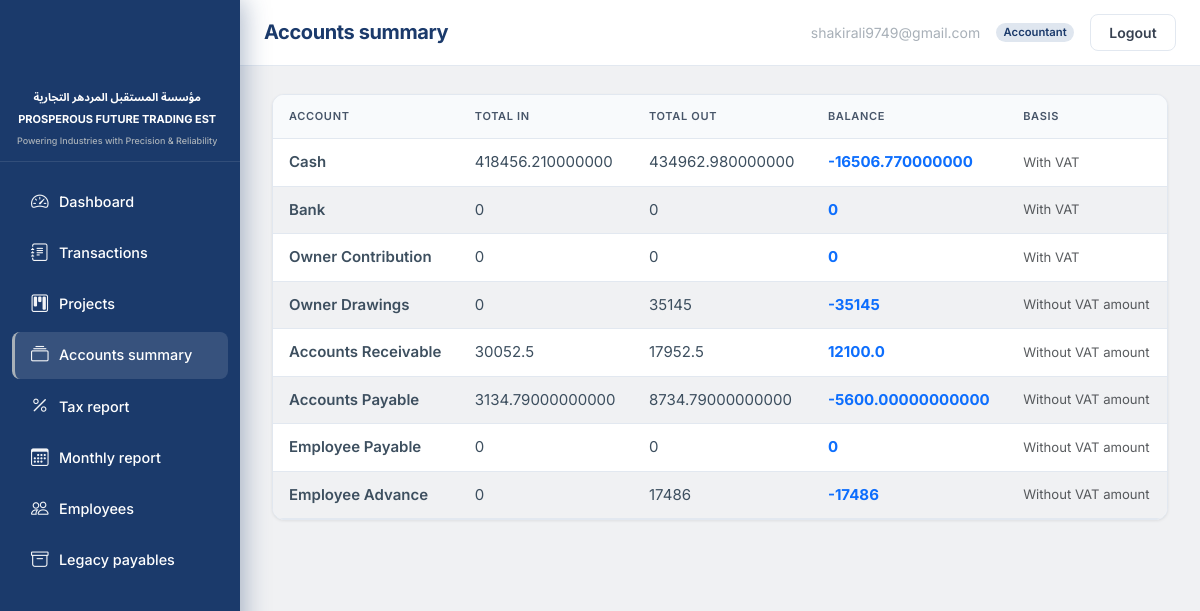
The app's page /reports/accounts-summary/ (signed in) with its own data.
### accounts/models.py (models this page shows, shortened)
class User(AbstractBaseUser, PermissionsMixin):
    email = models.EmailField(unique=True)
    full_name = models.CharField(max_length=255, blank=True)
    role = models.CharField(max_length=20, choices=Role.choices, default=Role.VIEWER)
    is_staff = models.BooleanField(default=False)
    is_active = models.BooleanField(default=True)
    date_joined = models.DateTimeField(default=timezone.now)
    objects = UserManager()
    USERNAME_FIELD = "email"
    REQUIRED_FIELDS = []
    class Meta:
        ordering = ["email"]

### transactions/models.py (models this page shows, shortened)
class Transaction(models.Model):
    reference_number = models.CharField(
        max_length=64,
        unique=True,
        db_index=True,
        verbose_name="Reference #",
    )
    date = models.DateField(db_index=True)
    description = models.CharField(max_length=500, blank=True)
    flow_type = models.CharField(max_length=3, choices=FlowType.choices, db_index=True)
    amount_excl_vat = models.DecimalField(max_digits=14, decimal_places=2)
    account = models.CharField(
        max_length=64,
        db_index=True,
        choices=LedgerAccount.choices,
    )
    category = models.CharField(max_length=128, db_index=True)
    project = models.ForeignKey(
        "projects.Project",
        null=True,
        blank=True,
        on_delete=models.SET_NULL,
        related_name="transactions",
    )
    qty = models.DecimalField(max_digits=14, decimal_places=4, null=True, blank=True)
    rate = models.DecimalField(max_digits=14, decimal_places=4, null=True, blank=True)
    party_name = models.CharField(max_length=255, blank=True)
    party_type = models.CharField(
        max_length=64,
        blank=True,
        null=True,
        choices=PartyType.choices,
    )
    invoice_number = models.CharField(max_length=128, blank=True)
    tax_percent = models.DecimalField(max_digits=6, decimal_places=2, null=True, blank=True)
    tax_amount = models.DecimalField(max_digits=14, decimal_places=2, null=True, blank=True)
    total_amount = models.DecimalField(max_digits=14, decimal_places=2, null=True, blank=True)
    payment_status = models.CharField(
        max_length=64,
        blank=True,
        choices=PaymentStatus.choices,
    )
    notes = models.TextField(blank=True)
    created_at = models.DateTimeField(auto_now_add=True)
    updated_at = models.DateTimeField(auto_now=True)
    class Meta:
        ordering = ["-date", "-pk"]
        indexes = [
            models.Index(fields=["date", "flow_type"]),
            models.Index(fields=["account", "flow_type"]),
        ]

### reports/views.py (the view)
# urls.py: path("accounts-summary/", views.AccountsSummaryView.as_view(), name="accounts_summary"),
class AccountsSummaryView(AccountantOrAdminRequiredMixin, TemplateView):
    template_name = "reports/accounts_summary.html"
    def get_context_data(self, **kwargs):
        ctx = super().get_context_data(**kwargs)
        ctx["rows"] = accounts_summary_rows()
        return ctx

### TradingEST/context_processors.py (called while the page is built)
def brand(_request):
    return {
        "brand_name_ar": BRAND_NAME_AR,
        "brand_name_en": BRAND_NAME_EN,
        "brand_tagline": BRAND_TAGLINE,
    }

### accounts/mixins.py (called while the page is built)
    def dispatch(self, request, *args, **kwargs):
        if not request.user.is_authenticated:
            return HttpResponseRedirect(self.resolve_redirect(request))
        role = getattr(request.user, "role", None)
        if role not in self.allowed_roles:
            raise PermissionDenied("Insufficient role.")
        return super(SessionAuthenticatedMixin, self).dispatch(request, *args, **kwargs)

### reports/services.py (called while the page is built)
def _sum_total_amount(qs):
    v = qs.aggregate(s=Sum("total_amount"))["s"]
    return v if v is not None else Decimal("0")

def _sum_amount_excl(qs):
    v = qs.aggregate(s=Sum("amount_excl_vat"))["s"]
    return v if v is not None else Decimal("0")

### templates/reports/accounts_summary.html (shortened to what this page needs)
{% extends "base.html" %}
{% block header_title %}Accounts summary{% endblock %}
{% block content %}
<div class="te-table-card">
  <div class="table-responsive">
    <table class="table mb-0 align-middle">
      <thead><tr><th>Account</th><th>Total IN</th><th>Total OUT</th><th>Balance</th><th>Basis</th></tr></thead>
      <tbody>
        {% for r in rows %}
        <tr>
          <td class="fw-semibold">{{ r.label }}</td>
          <td>{{ r.total_in }}</td>
          <td>{{ r.total_out }}</td>
          <td><strong class="text-primary">{{ r.balance }}</strong></td>
          <td class="small text-muted">{{ r.note }}</td>
        </tr>
        {% endfor %}
      </tbody>
    </table>
  </div>
</div>
{% endblock %}

### templates/base.html (shortened to what this page needs)
{% load static %}
<!DOCTYPE html>
<html lang="en">
<head>
  <link href="https://cdn.jsdelivr.net/npm/bootstrap@5.3.3/dist/css/bootstrap.min.css" rel="stylesheet"
>
  <link rel="stylesheet" href="https://cdn.jsdelivr.net/npm/bootstrap-icons@1.11.3/font/bootstrap-icons.min.css">
  <link rel="stylesheet" href="{% static 'css/app.css' %}">
</head>
<body class="te-app-body">
<div class="te-app-layout">
  <div class="te-app-main">
    <header class="te-topbar">
      <div class="te-topbar-desktop d-none d-md-flex w-100 align-items-center justify-content-between gap-3 min-w-0">
        <h1 class="te-topbar-title text-truncate mb-0 flex-grow-1 min-w-0">{% block header_title %}Dashboard{% endblock %}</h1>
        {% if user.is_authenticated %}
        <div class="te-topbar-actions flex-shrink-0">
          <span class="te-topbar-email d-none d-lg-inline">{{ user.email }}</span>
          {% if user.role == 'admin' %}
          <span class="badge rounded-pill badge-role-admin">{{ user.get_role_display }}</span>
          {% elif user.role == 'accountant' %}
          <span class="badge rounded-pill badge-role-accountant">{{ user.get_role_display }}</span>
          {% else %}
          <span class="badge rounded-pill badge-role-viewer">{{ user.get_role_display }}</span>
          {% endif %}
          <form action="{% url 'accounts:logout' %}" method="post" class="d-inline mb-0">
            <button type="submit" class="btn btn-sm te-btn-logout">Logout</button>
          </form>
        </div>
        {% endif %}
      </div>
    </header>
    <div class="te-content-wrap">
      {% block content %}{% endblock %}
    </div>
  </div>
  <aside id="teSidebar" class="te-sidebar" aria-label="Main navigation">
    <div class="te-sidebar-head">
      <div class="te-sidebar-logo">
        {% include "partials/sidebar_brand.html" %}
      </div>
    </div>
    <div class="te-sidebar-nav">
      {% include "partials/sidebar_nav.html" %}
    </div>
  </aside>
</div>
</body>
</html>

### records on screen
User: email "shakirali9749@gmail.com", role "Accountant"
Transaction: label "Bank", total_in "0", total_out "0", balance "0", note "With VAT"

### other values on screen
{{ r.label }} "Cash" "Owner Contribution" "Owner Drawings" "Accounts Receivable" "Accounts Payable" "Employee Payable" "Employee Advance"
{{ r.total_in }} "418456.210000000" "0" "0" "30052.5" "3134.79000000000" "0" "0"
{{ r.total_out }} "434962.980000000" "0" "35145" "17952.5" "8734.79000000000" "0" "17486"
{{ r.balance }} "-16506.770000000" "0" "-35145" "12100.0" "-5600.00000000000" "0" "-17486"
{{ r.note }} "With VAT" "With VAT" "Without VAT amount" "Without VAT amount" "Without VAT amount" "Without VAT amount" "Without VAT amount"
{{ brand_name_ar }} "مؤسسة المستقبل المردهر التجارية"
{{ brand_name_en }} "PROSPEROUS FUTURE TRADING EST"
{{ brand_tagline }} "Powering Industries with Precision & Reliability"
